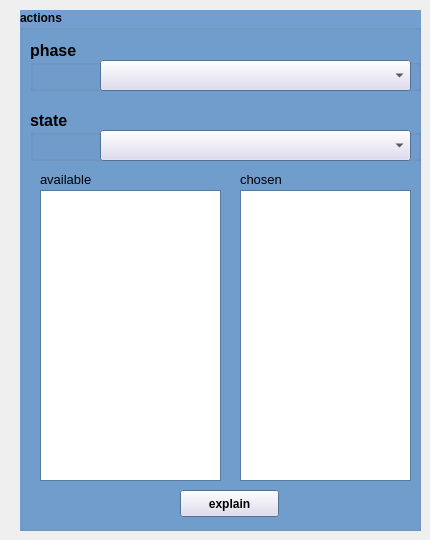
     <widget class="QWidget" name="tab_2">
      <attribute name="title">
       <string>actions</string>
      </attribute>
      <widget class="QGroupBox" name="groupActions">
       <property name="geometry">
        <rect>
         <x>20</x>
         <y>10</y>
         <width>401</width>
         <height>521</height>
        </rect>
       </property>
       <property name="palette">
        <palette>
         <active>
          <colorrole role="WindowText">
           <brush brushstyle="SolidPattern">
            <color alpha="255">
             <red>0</red>
             <green>0</green>
             <blue>0</blue>
            </color>
           </brush>
          </colorrole>
          <colorrole role="Button">
           <brush brushstyle="SolidPattern">
            <color alpha="255">
             <red>220</red>
             <green>215</green>
             <blue>239</blue>
            </color>
           </brush>
          </colorrole>
          <colorrole role="Light">
           <brush brushstyle="SolidPattern">
            <color alpha="255">
             <red>255</red>
             <green>255</green>
             <blue>255</blue>
            </color>
           </brush>
          </colorrole>
          <colorrole role="Midlight">
           <brush brushstyle="SolidPattern">
            <color alpha="255">
             <red>237</red>
             <green>235</green>
             <blue>247</blue>
            </color>
           </brush>
          </colorrole>
          <colorrole role="Dark">
           <brush brushstyle="SolidPattern">
            <color alpha="255">
             <red>110</red>
             <green>107</green>
             <blue>119</blue>
            </color>
           </brush>
          </colorrole>
          <colorrole role="Mid">
           <brush brushstyle="SolidPattern">
            <color alpha="255">
             <red>147</red>
             <green>143</green>
             <blue>159</blue>
            </color>
           </brush>
          </colorrole>
          <colorrole role="Text">
           <brush brushstyle="SolidPattern">
            <color alpha="255">
             <red>0</red>
             <green>0</green>
             <blue>0</blue>
            </color>
           </brush>
          </colorrole>
          <colorrole role="BrightText">
           <brush brushstyle="SolidPattern">
            <color alpha="255">
             <red>255</red>
             <green>255</green>
             <blue>255</blue>
            </color>
           </brush>
          </colorrole>
          <colorrole role="ButtonText">
           <brush brushstyle="SolidPattern">
            <color alpha="255">
             <red>0</red>
             <green>0</green>
             <blue>0</blue>
            </color>
           </brush>
          </colorrole>
          <colorrole role="Base">
           <brush brushstyle="SolidPattern">
            <color alpha="255">
             <red>255</red>
             <green>255</green>
             <blue>255</blue>
            </color>
           </brush>
          </colorrole>
          <colorrole role="Window">
           <brush brushstyle="SolidPattern">
            <color alpha="255">
             <red>114</red>
             <green>159</green>
             <blue>207</blue>
            </color>
           </brush>
          </colorrole>
          <colorrole role="Shadow">
           <brush brushstyle="SolidPattern">
            <color alpha="255">
             <red>0</red>
             <green>0</green>
             <blue>0</blue>
            </color>
           </brush>
          </colorrole>
          <colorrole role="AlternateBase">
           <brush brushstyle="SolidPattern">
            <color alpha="255">
             <red>237</red>
             <green>235</green>
             <blue>247</blue>
            </color>
           </brush>
          </colorrole>
          <colorrole role="ToolTipBase">
           <brush brushstyle="SolidPattern">
            <color alpha="255">
             <red>255</red>
             <green>255</green>
             <blue>220</blue>
            </color>
           </brush>
          </colorrole>
          <colorrole role="ToolTipText">
           <brush brushstyle="SolidPattern">
            <color alpha="255">
             <red>0</red>
             <green>0</green>
             <blue>0</blue>
            </color>
           </brush>
          </colorrole>
          <colorrole role="PlaceholderText">
           <brush brushstyle="NoBrush">
            <color alpha="128">
             <red>0</red>
             <green>0</green>
             <blue>0</blue>
            </color>
           </brush>
          </colorrole>
         </active>
         <inactive>
          <colorrole role="WindowText">
           <brush brushstyle="SolidPattern">
            <color alpha="255">
             <red>0</red>
             <green>0</green>
             <blue>0</blue>
            </color>
           </brush>
          </colorrole>
          <colorrole role="Button">
           <brush brushstyle="SolidPattern">
            <color alpha="255">
             <red>220</red>
             <green>215</green>
             <blue>239</blue>
            </color>
           </brush>
          </colorrole>
          <colorrole role="Light">
           <brush brushstyle="SolidPattern">
            <color alpha="255">
             <red>255</red>
             <green>255</green>
             <blue>255</blue>
            </color>
           </brush>
          </colorrole>
          <colorrole role="Midlight">
           <brush brushstyle="SolidPattern">
            <color alpha="255">
             <red>237</red>
             <green>235</green>
             <blue>247</blue>
            </color>
           </brush>
          </colorrole>
          <colorrole role="Dark">
           <brush brushstyle="SolidPattern">
            <color alpha="255">
             <red>110</red>
             <green>107</green>
             <blue>119</blue>
            </color>
           </brush>
          </colorrole>
          <colorrole role="Mid">
           <brush brushstyle="SolidPattern">
            <color alpha="255">
             <red>147</red>
             <green>143</green>
             <blue>159</blue>
            </color>
           </brush>
          </colorrole>
          <colorrole role="Text">
           <brush brushstyle="SolidPattern">
            <color alpha="255">
             <red>0</red>
             <green>0</green>
             <blue>0</blue>
            </color>
           </brush>
          </colorrole>
          <colorrole role="BrightText">
           <brush brushstyle="SolidPattern">
            <color alpha="255">
             <red>255</red>
             <green>255</green>
             <blue>255</blue>
            </color>
           </brush>
          </colorrole>
          <colorrole role="ButtonText">
           <brush brushstyle="SolidPattern">
            <color alpha="255">
             <red>0</red>
             <green>0</green>
             <blue>0</blue>
            </color>
           </brush>
          </colorrole>
          <colorrole role="Base">
           <brush brushstyle="SolidPattern">
            <color alpha="255">
             <red>255</red>
             <green>255</green>
             <blue>255</blue>
            </color>
           </brush>
          </colorrole>
          <colorrole role="Window">
           <brush brushstyle="SolidPattern">
            <color alpha="255">
             <red>114</red>
             <green>159</green>
             <blue>207</blue>
            </color>
           </brush>
          </colorrole>
          <colorrole role="Shadow">
           <brush brushstyle="SolidPattern">
            <color alpha="255">
             <red>0</red>
             <green>0</green>
             <blue>0</blue>
            </color>
           </brush>
          </colorrole>
          <colorrole role="AlternateBase">
           <brush brushstyle="SolidPattern">
            <color alpha="255">
             <red>237</red>
             <green>235</green>
             <blue>247</blue>
            </color>
           </brush>
          </colorrole>
          <colorrole role="ToolTipBase">
           <brush brushstyle="SolidPattern">
            <color alpha="255">
             <red>255</red>
             <green>255</green>
             <blue>220</blue>
            </color>
           </brush>
          </colorrole>
          <colorrole role="ToolTipText">
           <brush brushstyle="SolidPattern">
            <color alpha="255">
             <red>0</red>
             <green>0</green>
             <blue>0</blue>
            </color>
           </brush>
          </colorrole>
          <colorrole role="PlaceholderText">
           <brush brushstyle="NoBrush">
            <color alpha="128">
             <red>0</red>
             <green>0</green>
             <blue>0</blue>
            </color>
           </brush>
          </colorrole>
         </inactive>
         <disabled>
          <colorrole role="WindowText">
           <brush brushstyle="SolidPattern">
            <color alpha="255">
             <red>110</red>
             <green>107</green>
             <blue>119</blue>
            </color>
           </brush>
          </colorrole>
          <colorrole role="Button">
           <brush brushstyle="SolidPattern">
            <color alpha="255">
             <red>220</red>
             <green>215</green>
             <blue>239</blue>
            </color>
           </brush>
          </colorrole>
          <colorrole role="Light">
           <brush brushstyle="SolidPattern">
            <color alpha="255">
             <red>255</red>
             <green>255</green>
             <blue>255</blue>
            </color>
           </brush>
          </colorrole>
          <colorrole role="Midlight">
           <brush brushstyle="SolidPattern">
            <color alpha="255">
             <red>237</red>
             <green>235</green>
             <blue>247</blue>
            </color>
           </brush>
          </colorrole>
          <colorrole role="Dark">
           <brush brushstyle="SolidPattern">
            <color alpha="255">
             <red>110</red>
             <green>107</green>
             <blue>119</blue>
            </color>
           </brush>
          </colorrole>
          <colorrole role="Mid">
           <brush brushstyle="SolidPattern">
            <color alpha="255">
             <red>147</red>
             <green>143</green>
             <blue>159</blue>
            </color>
           </brush>
          </colorrole>
          <colorrole role="Text">
           <brush brushstyle="SolidPattern">
            <color alpha="255">
             <red>110</red>
             <green>107</green>
             <blue>119</blue>
            </color>
           </brush>
          </colorrole>
          <colorrole role="BrightText">
           <brush brushstyle="SolidPattern">
            <color alpha="255">
             <red>255</red>
             <green>255</green>
             <blue>255</blue>
            </color>
           </brush>
          </colorrole>
          <colorrole role="ButtonText">
           <brush brushstyle="SolidPattern">
            <color alpha="255">
             <red>110</red>
             <green>107</green>
             <blue>119</blue>
            </color>
           </brush>
          </colorrole>
          <colorrole role="Base">
           <brush brushstyle="SolidPattern">
            <color alpha="255">
             <red>114</red>
             <green>159</green>
             <blue>207</blue>
            </color>
           </brush>
          </colorrole>
          <colorrole role="Window">
           <brush brushstyle="SolidPattern">
            <color alpha="255">
             <red>114</red>
             <green>159</green>
             <blue>207</blue>
            </color>
           </brush>
          </colorrole>
          <colorrole role="Shadow">
           <brush brushstyle="SolidPattern">
            <color alpha="255">
             <red>0</red>
             <green>0</green>
             <blue>0</blue>
            </color>
           </brush>
          </colorrole>
          <colorrole role="AlternateBase">
           <brush brushstyle="SolidPattern">
            <color alpha="255">
             <red>220</red>
             <green>215</green>
             <blue>239</blue>
            </color>
           </brush>
          </colorrole>
          <colorrole role="ToolTipBase">
           <brush brushstyle="SolidPattern">
            <color alpha="255">
             <red>255</red>
             <green>255</green>
             <blue>220</blue>
            </color>
           </brush>
          </colorrole>
          <colorrole role="ToolTipText">
           <brush brushstyle="SolidPattern">
            <color alpha="255">
             <red>0</red>
             <green>0</green>
             <blue>0</blue>
            </color>
           </brush>
          </colorrole>
          <colorrole role="PlaceholderText">
           <brush brushstyle="NoBrush">
            <color alpha="128">
             <red>0</red>
             <green>0</green>
             <blue>0</blue>
            </color>
           </brush>
          </colorrole>
         </disabled>
        </palette>
       </property>
       <property name="font">
        <font>
         <weight>75</weight>
         <bold>true</bold>
        </font>
       </property>
       <property name="autoFillBackground">
        <bool>true</bool>
       </property>
       <property name="title">
        <string>actions</string>
       </property>
       <widget class="QListWidget" name="listAvailableActions">
        <property name="geometry">
         <rect>
          <x>20</x>
          <y>180</y>
          <width>181</width>
          <height>291</height>
         </rect>
        </property>
        <property name="font">
         <font>
          <pointsize>10</pointsize>
          <weight>50</weight>
          <bold>false</bold>
         </font>
        </property>
       </widget>
       <widget class="QListWidget" name="listAssignedActions">
        <property name="geometry">
         <rect>
          <x>220</x>
          <y>180</y>
          <width>171</width>
          <height>291</height>
         </rect>
        </property>
        <property name="font">
         <font>
          <pointsize>10</pointsize>
          <weight>50</weight>
          <bold>false</bold>
         </font>
        </property>
       </widget>
       <widget class="QLabel" name="label_47">
        <property name="geometry">
         <rect>
          <x>20</x>
          <y>160</y>
          <width>71</width>
          <height>18</height>
         </rect>
        </property>
        <property name="font">
         <font>
          <pointsize>10</pointsize>
          <weight>50</weight>
          <bold>false</bold>
         </font>
        </property>
        <property name="text">
         <string>available</string>
        </property>
       </widget>
       <widget class="QLabel" name="label_48">
        <property name="geometry">
         <rect>
          <x>220</x>
          <y>160</y>
          <width>71</width>
          <height>18</height>
         </rect>
        </property>
        <property name="font">
         <font>
          <pointsize>10</pointsize>
          <weight>50</weight>
          <bold>false</bold>
         </font>
        </property>
        <property name="text">
         <string>chosen</string>
        </property>
       </widget>
       <widget class="QPushButton" name="pushExplainActions">
        <property name="geometry">
         <rect>
          <x>160</x>
          <y>480</y>
          <width>99</width>
          <height>27</height>
         </rect>
        </property>
        <property name="text">
         <string>explain</string>
        </property>
       </widget>
       <widget class="QGroupBox" name="groupPhase">
        <property name="geometry">
         <rect>
          <x>10</x>
          <y>30</y>
          <width>391</width>
          <height>51</height>
         </rect>
        </property>
        <property name="font">
         <font>
          <pointsize>12</pointsize>
          <weight>75</weight>
          <bold>true</bold>
         </font>
        </property>
        <property name="title">
         <string>phase</string>
        </property>
        <widget class="QComboBox" name="comboEditorPhase">
         <property name="geometry">
          <rect>
           <x>70</x>
           <y>20</y>
           <width>311</width>
           <height>31</height>
          </rect>
         </property>
         <property name="toolTip">
          <string>graph editor phases -- choose</string>
         </property>
        </widget>
       </widget>
       <widget class="QGroupBox" name="groupState">
        <property name="geometry">
         <rect>
          <x>10</x>
          <y>100</y>
          <width>391</width>
          <height>51</height>
         </rect>
        </property>
        <property name="font">
         <font>
          <pointsize>12</pointsize>
          <weight>75</weight>
          <bold>true</bold>
         </font>
        </property>
        <property name="title">
         <string>state</string>
        </property>
        <widget class="QComboBox" name="comboEditorState">
         <property name="geometry">
          <rect>
           <x>70</x>
           <y>20</y>
           <width>311</width>
           <height>31</height>
          </rect>
         </property>
         <property name="toolTip">
          <string>graph editor phases -- choose</string>
         </property>
        </widget>
       </widget>
      </widget>
     </widget>
